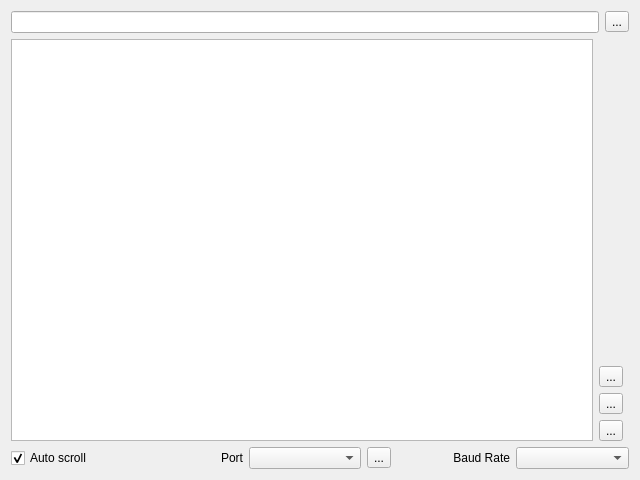
<?xml version="1.0" encoding="UTF-8"?>
<ui version="4.0">
 <class>MainWindow</class>
 <widget class="QMainWindow" name="MainWindow">
  <property name="geometry">
   <rect>
    <x>0</x>
    <y>0</y>
    <width>640</width>
    <height>480</height>
   </rect>
  </property>
  <property name="windowTitle">
   <string>WSerial</string>
  </property>
  <widget class="QWidget" name="centralWidget">
   <layout class="QGridLayout" name="gridLayout_2">
    <item row="1" column="0">
     <layout class="QGridLayout" name="gridLayout">
      <item row="1" column="0">
       <layout class="QHBoxLayout" name="horizontalLayout">
        <item>
         <widget class="QPlainTextEdit" name="plainTextEdit">
          <property name="readOnly">
           <bool>true</bool>
          </property>
         </widget>
        </item>
        <item>
         <layout class="QVBoxLayout" name="verticalLayout">
          <item>
           <spacer name="verticalSpacer">
            <property name="orientation">
             <enum>Qt::Vertical</enum>
            </property>
            <property name="sizeHint" stdset="0">
             <size>
              <width>20</width>
              <height>40</height>
             </size>
            </property>
           </spacer>
          </item>
          <item>
           <widget class="QToolButton" name="plotterButton">
            <property name="text">
             <string>...</string>
            </property>
            <property name="icon">
             <iconset theme="applications-graphics">
              <normaloff>.</normaloff>.</iconset>
            </property>
            <property name="checkable">
             <bool>true</bool>
            </property>
           </widget>
          </item>
          <item>
           <widget class="QToolButton" name="clearButton">
            <property name="toolTip">
             <string>Clear output</string>
            </property>
            <property name="text">
             <string>...</string>
            </property>
            <property name="icon">
             <iconset theme="edit-clear">
              <normaloff>.</normaloff>.</iconset>
            </property>
           </widget>
          </item>
          <item>
           <widget class="QToolButton" name="monitorButton">
            <property name="toolTip">
             <string>Monitor input</string>
            </property>
            <property name="text">
             <string>...</string>
            </property>
            <property name="icon">
             <iconset theme="network-receive">
              <normaloff>.</normaloff>.</iconset>
            </property>
            <property name="checkable">
             <bool>true</bool>
            </property>
           </widget>
          </item>
         </layout>
        </item>
       </layout>
      </item>
      <item row="0" column="0" colspan="2">
       <layout class="QHBoxLayout" name="horizontalLayout_2">
        <item>
         <widget class="QLineEdit" name="lineEdit">
          <property name="styleSheet">
           <string notr="true"/>
          </property>
         </widget>
        </item>
        <item>
         <widget class="QToolButton" name="sendButton">
          <property name="toolTip">
           <string>Send</string>
          </property>
          <property name="text">
           <string>...</string>
          </property>
          <property name="icon">
           <iconset theme="network-transmit">
            <normaloff>.</normaloff>.</iconset>
          </property>
         </widget>
        </item>
       </layout>
      </item>
      <item row="3" column="0" colspan="2">
       <layout class="QHBoxLayout" name="horizontalLayout_4">
        <item>
         <widget class="QCheckBox" name="autoScroll">
          <property name="text">
           <string>Auto scroll</string>
          </property>
          <property name="checked">
           <bool>true</bool>
          </property>
         </widget>
        </item>
        <item>
         <widget class="QLabel" name="label_2">
          <property name="text">
           <string>Port</string>
          </property>
          <property name="alignment">
           <set>Qt::AlignRight|Qt::AlignTrailing|Qt::AlignVCenter</set>
          </property>
         </widget>
        </item>
        <item>
         <widget class="QComboBox" name="port">
          <property name="sizeAdjustPolicy">
           <enum>QComboBox::AdjustToContents</enum>
          </property>
         </widget>
        </item>
        <item>
         <widget class="QToolButton" name="portReload">
          <property name="toolTip">
           <string>Reload ports</string>
          </property>
          <property name="text">
           <string>...</string>
          </property>
          <property name="icon">
           <iconset theme="reload">
            <normaloff>.</normaloff>.</iconset>
          </property>
         </widget>
        </item>
        <item>
         <widget class="QLabel" name="label">
          <property name="text">
           <string>Baud Rate</string>
          </property>
          <property name="alignment">
           <set>Qt::AlignRight|Qt::AlignTrailing|Qt::AlignVCenter</set>
          </property>
         </widget>
        </item>
        <item>
         <widget class="QComboBox" name="baudRate"/>
        </item>
       </layout>
      </item>
     </layout>
    </item>
   </layout>
  </widget>
  <widget class="QMenuBar" name="menuBar">
   <property name="geometry">
    <rect>
     <x>0</x>
     <y>0</y>
     <width>640</width>
     <height>21</height>
    </rect>
   </property>
  </widget>
 </widget>
 <layoutdefault spacing="6" margin="11"/>
 <resources/>
 <connections/>
</ui>
